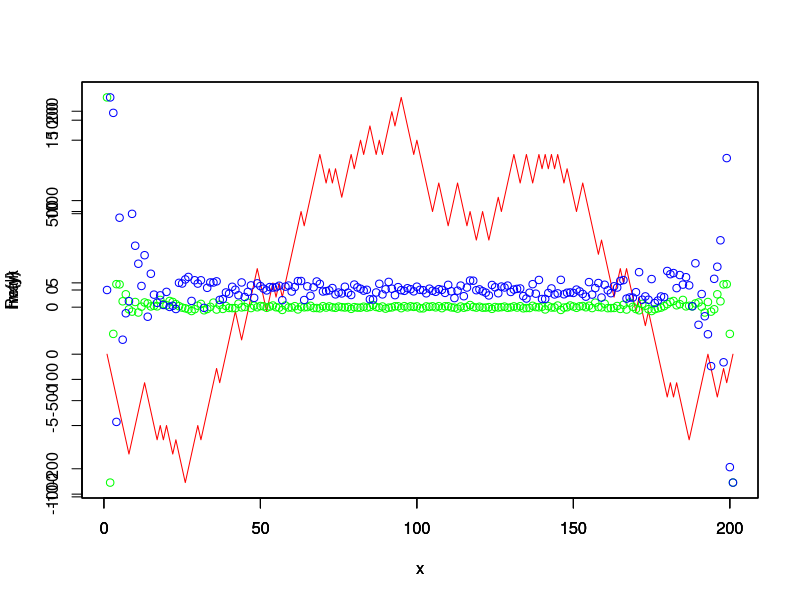

The R source for this figure:
x <- 1:201
rwalk <- cumsum(c(0,sample(c(-1,1),200,prob=c(0.5,0.5),rep=T)))
plot(x,rwalk,type="l",col="red")
y=fft(rwalk,inverse=FALSE)
par(new=TRUE)
plot(x,Re(y),col="green")
par(new=TRUE)
plot(x,Im(y),col="blue")